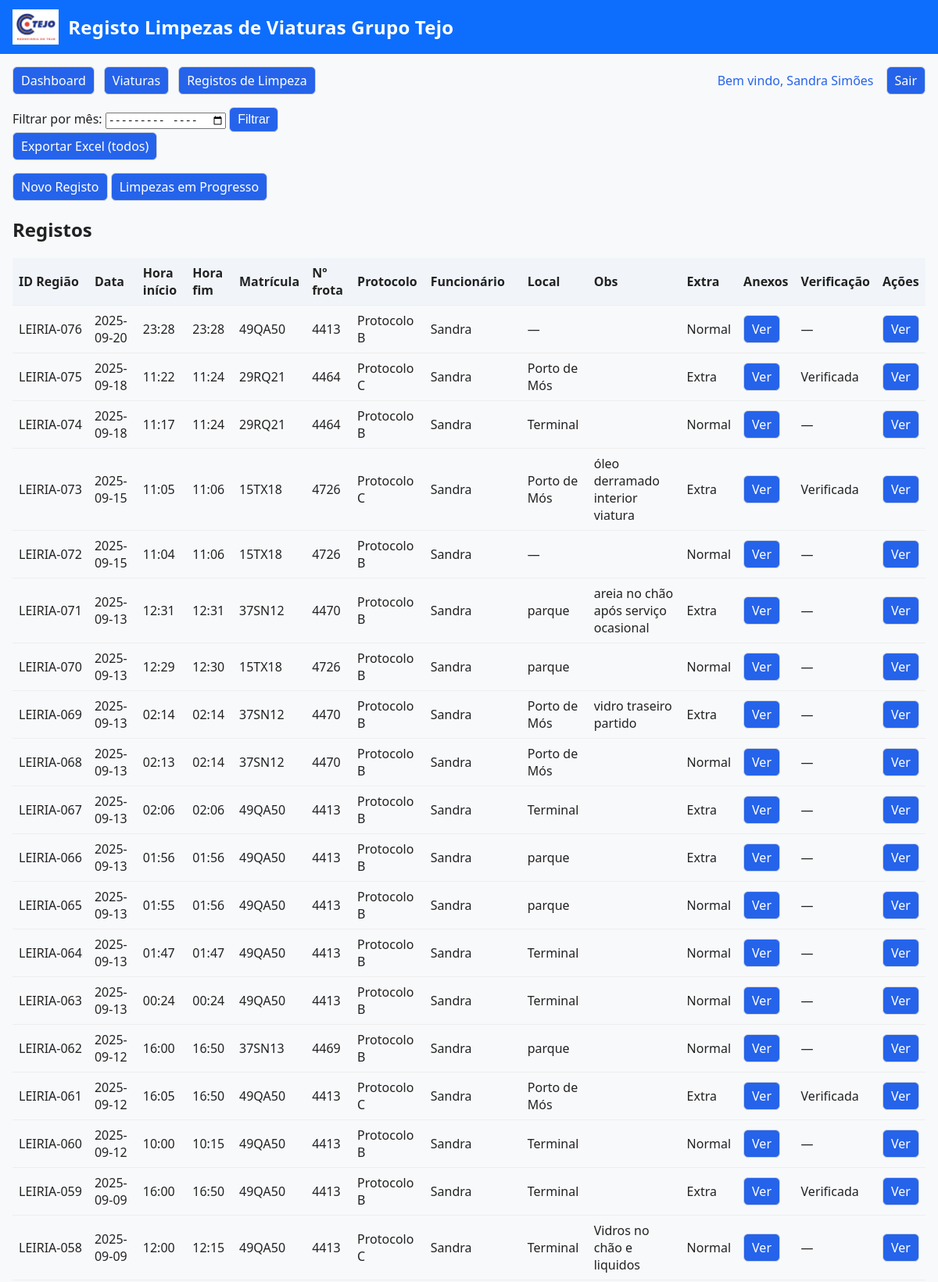
/registos (signed in, upper part), run on the app's committed database.
### tables this page shows
CREATE TABLE funcionarios (
            id INTEGER PRIMARY KEY AUTOINCREMENT,
            username   TEXT UNIQUE NOT NULL,
            password   TEXT NOT NULL,         -- hash de password bcrypt/werkzeug
            nome       TEXT,
            role       TEXT DEFAULT 'leitura',
            ativo      INTEGER DEFAULT 1,
            criado_em  TEXT DEFAULT CURRENT_TIMESTAMP
        , dop TEXT, regiao TEXT, email TEXT, empresa TEXT);

CREATE TABLE registos_limpeza (
            id INTEGER PRIMARY KEY AUTOINCREMENT,
            viatura_id INTEGER NOT NULL,
            protocolo_id INTEGER NOT NULL,
            funcionario_id INTEGER NOT NULL,
            data_hora TEXT NOT NULL,
            estado TEXT DEFAULT 'concluido',
            observacoes TEXT,
            local TEXT,
            hora_inicio TEXT,
            hora_fim TEXT,
            extra_autorizada INTEGER DEFAULT 0,
            responsavel_autorizacao TEXT,
            criado_em TEXT DEFAULT CURRENT_TIMESTAMP, verificacao_limpeza TEXT, comentarios_verificacao TEXT, regiao TEXT,
            FOREIGN KEY (viatura_id) REFERENCES viaturas(id) ON DELETE RESTRICT,
            FOREIGN KEY (protocolo_id) REFERENCES protocolos(id) ON DELETE RESTRICT,
            FOREIGN KEY (funcionario_id) REFERENCES funcionarios(id) ON DELETE RESTRICT
        );

CREATE TABLE viaturas (
            id INTEGER PRIMARY KEY AUTOINCREMENT,
            matricula     TEXT NOT NULL UNIQUE,
            -- Campos “novos” pedidos para CSV:
            numero_frota  TEXT,
            regiao        TEXT,
            operacao      TEXT,
            marca         TEXT,
            modelo        TEXT,
            -- Campos “antigos” que possam existir noutros ecrãs:
            descricao     TEXT,
            filial        TEXT,
            num_frota     TEXT,
            ativo         INTEGER DEFAULT 1,
            criado_em     TEXT DEFAULT CURRENT_TIMESTAMP
        , tipo_protocolo TEXT, limpeza_validada INTEGER DEFAULT 0, verificacao_limpeza TEXT DEFAULT NULL);

CREATE TABLE protocolos (
            id INTEGER PRIMARY KEY AUTOINCREMENT,
            nome TEXT NOT NULL UNIQUE,
            passos_json TEXT NOT NULL,
            frequencia_dias INTEGER,
            ativo INTEGER DEFAULT 1,
            criado_em TEXT DEFAULT CURRENT_TIMESTAMP
        , custo_limpeza REAL DEFAULT 25);

### app.py (the view)
@app.route("/registos")
@login_required
@require_perm("registos:view")
def registos():
    mes = request.args.get("mes")
    conn = get_conn()
    cur = conn.cursor()
    user_id = session.get("user_id")
    user_role = session.get("role")
    regiao_user = None
    if user_role in ("operador", "gestor"):
        cur.execute("SELECT regiao FROM funcionarios WHERE id=?", (user_id,))
        row = cur.fetchone()
        regiao_user = (row["regiao"] or "").strip() if row and row["regiao"] else None
    sql = """
        SELECT r.id as registo_id, r.data_hora, r.hora_inicio, r.hora_fim, v.matricula, v.num_frota,
               p.nome as protocolo, f.nome as funcionario, r.local, r.verificacao_limpeza,
               r.extra_autorizada, v.regiao, r.observacoes
        FROM registos_limpeza r
        JOIN viaturas v ON v.id = r.viatura_id
        JOIN protocolos p ON p.id = r.protocolo_id
        JOIN funcionarios f ON f.id = r.funcionario_id
        WHERE 1=1
    """
    params = []
    if mes:
        sql += " AND strftime('%Y-%m', r.data_hora) = ?"
        params.append(mes)
    if regiao_user:
        sql += " AND v.regiao = ?"
        params.append(regiao_user)
    sql += " ORDER BY v.regiao ASC, datetime(r.data_hora) ASC, r.id ASC"
    cur.execute(sql, params)
    registos = [dict(row) for row in cur.fetchall()]
    conn.close()
    from collections import defaultdict
    counters = defaultdict(int)
    for r in registos:
        regiao = r.get("regiao") or "—"
        counters[regiao] += 1
        r["id_regiao"] = f"{regiao}-{counters[regiao]:03d}"
    registos = sorted(registos, key=lambda r: (r["data_hora"], r["registo_id"]), reverse=True)
    return render_template("registos.html", registos=registos, mes=mes, signature=APP_SIGNATURE)

### app.py (called while the page is built)
def get_conn():
    db_url = os.environ.get("DATABASE_URL")
    if db_url and psycopg2:
        conn = psycopg2.connect(db_url, cursor_factory=psycopg2.extras.RealDictCursor)
        return conn
    else:
        conn = sqlite3.connect(DB_PATH)
        conn.row_factory = sqlite3.Row
        return conn

def login_required(fn):
    from functools import wraps
    @wraps(fn)
    def wrapper(*args, **kwargs):
        if not session.get("user_id"):
            return redirect(url_for("login"))
        return fn(*args, **kwargs)
    return wrapper

def normalize_role(role: str) -> str:
    r = (role or "leitura").lower().strip()
    return r if r in PERMISSIONS else "leitura"

def has_perm(role: str, perm: str) -> bool:
    role = normalize_role(role)
    perms = PERMISSIONS.get(role, set())
    if "*" in perms: return True
    if perm in perms: return True
    if ":" in perm and (perm.split(":",1)[0] + ":*") in perms: return True
    return False

def user_can(perm: str) -> bool:
    return has_perm(normalize_role(session.get("role")), perm)

def require_perm(perm: str):
    from functools import wraps
    def deco(fn):
        @wraps(fn)
        def wrapper(*args, **kwargs):
            if not session.get("user_id"):
                return redirect(url_for("login"))
            if not user_can(perm):
                flash("Sem permissões para esta ação.", "danger")
                return redirect(url_for("sem_permissao"))
            return fn(*args, **kwargs)
        return wrapper
    return deco

@app.context_processor
def inject_can():
    return {
        "can": user_can,
        "signature": APP_SIGNATURE,
        "app_title": APP_TITLE,
    }

### templates/registos.html (shortened to what this page needs)
{% extends "base.html" %}
{% block content %}
<form method="get" action="{{ url_for('registos') }}">
  <label>Filtrar por mês:
    <input type="month" name="mes" value="{{ mes or '' }}">
  </label>
  <button class="btn" type="submit">Filtrar</button>
</form>
{% if mes %}
  <a class="btn btn-primary" href="{{ url_for('export_registos_excel', mes=mes) }}">Exportar Excel (mês)</a>
{% else %}
  <a class="btn btn-primary" href="{{ url_for('export_registos_excel') }}">Exportar Excel (todos)</a>
{% endif %}
{% if session['role'] == 'operador' %}
<p>
  <a class="btn btn-primary" href="{{ url_for('novo_registo') }}">Novo Registo</a>
  <a class="btn btn-info" href="{{ url_for('registos_em_progresso') }}">Limpezas em Progresso</a>
</p>
{% endif %}
<h2>Registos</h2>
<table>
  <thead>
    <tr>
      <th style="white-space:nowrap;">ID Região</th>
      <th>Data</th>
      <th>Hora início</th>
      <th>Hora fim</th>
      <th>Matrícula</th>
      <th>Nº frota</th>
      <th>Protocolo</th>
      <th>Funcionário</th>
      <th>Local</th>
      <th>Obs</th>
      <th>Extra</th>
      <th>Anexos</th>
      <th>Verificação</th>
      <th>Ações</th>
    </tr>
  </thead>
  <tbody>
    {% set region_counters = {} %}
    {% for r in registos %}
      {% set regiao = r.regiao or '—' %}
      {% if regiao not in region_counters %}
        {% set _ = region_counters.update({regiao: 1}) %}
      {% else %}
        {% set _ = region_counters.update({regiao: region_counters[regiao] + 1}) %}
      {% endif %}
      <tr>
        <td style="white-space:nowrap;">{{ r.id_regiao }}</td>
        <td>{{ r.data_hora[:10] }}</td>
        <td>{{ r.hora_inicio or "—" }}</td>
        <td>{{ r.hora_fim or "—" }}</td>
        <td>{{ r.matricula }}</td>
        <td>{{ r.num_frota or "—" }}</td>
        <td>{{ r.protocolo }}</td>
        <td>{{ r.funcionario or r.user }}</td>
        <td>{{ r.local or "—" }}</td>
        <td>{{ r.observacoes or "" }}</td>
        <td>
          {% if r.extra_autorizada == 1 or r.extra_autorizada == "1" %}
            <span class="badge badge-warning">Extra</span>
          {% else %}
            Normal
          {% endif %}
        </td>
        <td><a class="btn" href="{{ url_for('ver_anexos', registo_id=r.registo_id) }}">Ver</a></td>
        <td>
          {% if r.verificacao_limpeza %}
            <span class="badge badge-success">Verificada</span>
          {% else %}
            <span class="muted">—</span>
          {% endif %}
        </td>
        <td>
          <a class="btn" href="{{ url_for('registo_detalhe', rid=r.registo_id) }}">Ver</a>
        </td>
      </tr>
    {% endfor %}
  </tbody>
</table>
{% endblock %}

### templates/base.html (shortened to what this page needs)
<!doctype html>
<html lang="pt">
<head>
</head>
<body>
  <header class="app-header">
    <div class="app-title" style="display:flex;align-items:center;gap:12px;">
      <img src="{{ url_for('static', filename='logo.jpg') }}" alt="Logo" style="height:45px;max-width:85px;">
      {{ app_title or 'registo de Limpezas grupo Tejo' }}
    </div>
  </header>
  <nav style="display:flex;gap:12px;padding:16px 16px 0 16px;align-items:center;">
    <a class="btn btn-primary" href="{{ url_for('home') }}">Dashboard</a>
    <a class="btn btn-primary" href="{{ url_for('viaturas') }}">Viaturas</a>
    <a class="btn btn-primary" href="{{ url_for('registos') }}">Registos de Limpeza</a>
    <span style="margin-left:auto;display:flex;align-items:center;gap:1rem;">
      {% if session.get('user_id') %}
        <span style="font-weight:500;color:#2563eb;">
          Bem vindo,
          {% if session.get('nome') %}
            {{ session.get('nome') }}
          {% else %}
            {{ session.get('username') }}
          {% endif %}
        </span>
      {% endif %}
      <a class="btn btn-danger" href="{{ url_for('logout') }}">Sair</a>
    </span>
  </nav>
  <main>
    {% block content %}{% endblock %}
  </main>
</body>
</html>

### templates/base.html (style rules this page uses)
html, body { height: 100%; }
body { min-height: 100vh; display: flex; flex-direction: column; margin: 0; font-family: system-ui, Segoe UI, Roboto, sans-serif; background: #f8f9fb; color: #222; }
header.app-header { background: #0d6efd; color: #fff; padding: 12px 16px; }
.app-title { font-weight: 700; font-size: 1.5rem; letter-spacing: .2px; }
main { flex: 1; padding: 16px; }
a.btn, button.btn { padding: 6px 10px; border: 1px solid #cfd4da; border-radius: 6px; background: #fff; cursor: pointer; }
.btn-primary { background: #0d6efd; color: #fff; border-color: #0d6efd; }
.btn-danger { background: #dc3545; color: #fff; border-color: #dc3545; }
table { width: 100%; border-collapse: collapse; }
th, td { padding: 8px; border-bottom: 1px solid #eee; text-align: left; }
thead th { background: #f1f5f9; }
.btn, .btn-primary { color: #fff !important; background: #2563eb !important; border: none; padding: 8px 18px; font-size: 1rem; border-radius: 6px; cursor: pointer; text-decoration: none; display: inline-block; }

### data on the page
funcionarios: get "Sandra Simões"
registos_limpeza: id_regiao "LEIRIA-076", data_hora "2025-09-20", hora_inicio "23:28", hora_fim "23:28", matricula "49QA50", num_frota "4413", protocolo "Protocolo B", nome "Sandra", local "—", extra_autorizada "Normal"
registos_limpeza: id_regiao "LEIRIA-075", data_hora "2025-09-18", hora_inicio "11:22", hora_fim "11:24", matricula "29RQ21", num_frota "4464", protocolo "Protocolo C", nome "Sandra", local "Porto de Mós", extra_autorizada "Extra", verificacao_limpeza "Verificada"
registos_limpeza: id_regiao "LEIRIA-074", data_hora "2025-09-18", hora_inicio "11:17", hora_fim "11:24", matricula "29RQ21", num_frota "4464", protocolo "Protocolo B", nome "Sandra", local "Terminal", extra_autorizada "Normal"
registos_limpeza: id_regiao "LEIRIA-073", data_hora "2025-09-15", hora_inicio "11:05", hora_fim "11:06", matricula "15TX18", num_frota "4726", protocolo "Protocolo C", nome "Sandra", local "Porto de Mós", observacoes "óleo derramado interior viatura", extra_autorizada "Extra", verificacao_limpeza "Verificada"
registos_limpeza: id_regiao "LEIRIA-072", data_hora "2025-09-15", hora_inicio "11:04", hora_fim "11:06", matricula "15TX18", num_frota "4726", protocolo "Protocolo B", nome "Sandra", local "—", extra_autorizada "Normal"
registos_limpeza: id_regiao "LEIRIA-071", data_hora "2025-09-13", hora_inicio "12:31", hora_fim "12:31", matricula "37SN12", num_frota "4470", protocolo "Protocolo B", nome "Sandra", local "parque", observacoes "areia no chão após serviço ocasional", extra_autorizada "Extra"
registos_limpeza: id_regiao "LEIRIA-070", data_hora "2025-09-13", hora_inicio "12:29", hora_fim "12:30", matricula "15TX18", num_frota "4726", protocolo "Protocolo B", nome "Sandra", local "parque", extra_autorizada "Normal"
registos_limpeza: id_regiao "LEIRIA-069", data_hora "2025-09-13", hora_inicio "02:14", hora_fim "02:14", matricula "37SN12", num_frota "4470", protocolo "Protocolo B", nome "Sandra", local "Porto de Mós", observacoes "vidro traseiro partido", extra_autorizada "Extra"
registos_limpeza: id_regiao "LEIRIA-068", data_hora "2025-09-13", hora_inicio "02:13", hora_fim "02:14", matricula "37SN12", num_frota "4470", protocolo "Protocolo B", nome "Sandra", local "Porto de Mós", extra_autorizada "Normal"
registos_limpeza: id_regiao "LEIRIA-067", data_hora "2025-09-13", hora_inicio "02:06", hora_fim "02:06", matricula "49QA50", num_frota "4413", protocolo "Protocolo B", nome "Sandra", local "Terminal", extra_autorizada "Extra"
registos_limpeza: id_regiao "LEIRIA-066", data_hora "2025-09-13", hora_inicio "01:56", hora_fim "01:56", matricula "49QA50", num_frota "4413", protocolo "Protocolo B", nome "Sandra", local "parque", extra_autorizada "Extra"
registos_limpeza: id_regiao "LEIRIA-065", data_hora "2025-09-13", hora_inicio "01:55", hora_fim "01:56", matricula "49QA50", num_frota "4413", protocolo "Protocolo B", nome "Sandra", local "parque", extra_autorizada "Normal"
registos_limpeza: id_regiao "LEIRIA-064", data_hora "2025-09-13", hora_inicio "01:47", hora_fim "01:47", matricula "49QA50", num_frota "4413", protocolo "Protocolo B", nome "Sandra", local "Terminal", extra_autorizada "Normal"
registos_limpeza: id_regiao "LEIRIA-063", data_hora "2025-09-13", hora_inicio "00:24", hora_fim "00:24", matricula "49QA50", num_frota "4413", protocolo "Protocolo B", nome "Sandra", local "Terminal", extra_autorizada "Normal"
registos_limpeza: id_regiao "LEIRIA-062", data_hora "2025-09-12", hora_inicio "16:00", hora_fim "16:50", matricula "37SN13", num_frota "4469", protocolo "Protocolo B", nome "Sandra", local "parque", extra_autorizada "Normal"
registos_limpeza: id_regiao "LEIRIA-061", data_hora "2025-09-12", hora_inicio "16:05", hora_fim "16:50", matricula "49QA50", num_frota "4413", protocolo "Protocolo C", nome "Sandra", local "Porto de Mós", extra_autorizada "Extra", verificacao_limpeza "Verificada"
registos_limpeza: id_regiao "LEIRIA-060", data_hora "2025-09-12", hora_inicio "10:00", hora_fim "10:15", matricula "49QA50", num_frota "4413", protocolo "Protocolo B", nome "Sandra", local "Terminal", extra_autorizada "Normal"
registos_limpeza: id_regiao "LEIRIA-059", data_hora "2025-09-09", hora_inicio "16:00", hora_fim "16:50", matricula "49QA50", num_frota "4413", protocolo "Protocolo B", nome "Sandra", local "Terminal", extra_autorizada "Extra", verificacao_limpeza "Verificada"
registos_limpeza: id_regiao "LEIRIA-058", data_hora "2025-09-09", hora_inicio "12:00", hora_fim "12:15", matricula "49QA50", num_frota "4413", protocolo "Protocolo C", nome "Sandra", local "Terminal", observacoes "Vidros no chão e liquidos", extra_autorizada "Normal"

### other printed values
{{ app_title or 'registo de Limpezas grupo Tejo' }} "Registo Limpezas de Viaturas Grupo Tejo"
